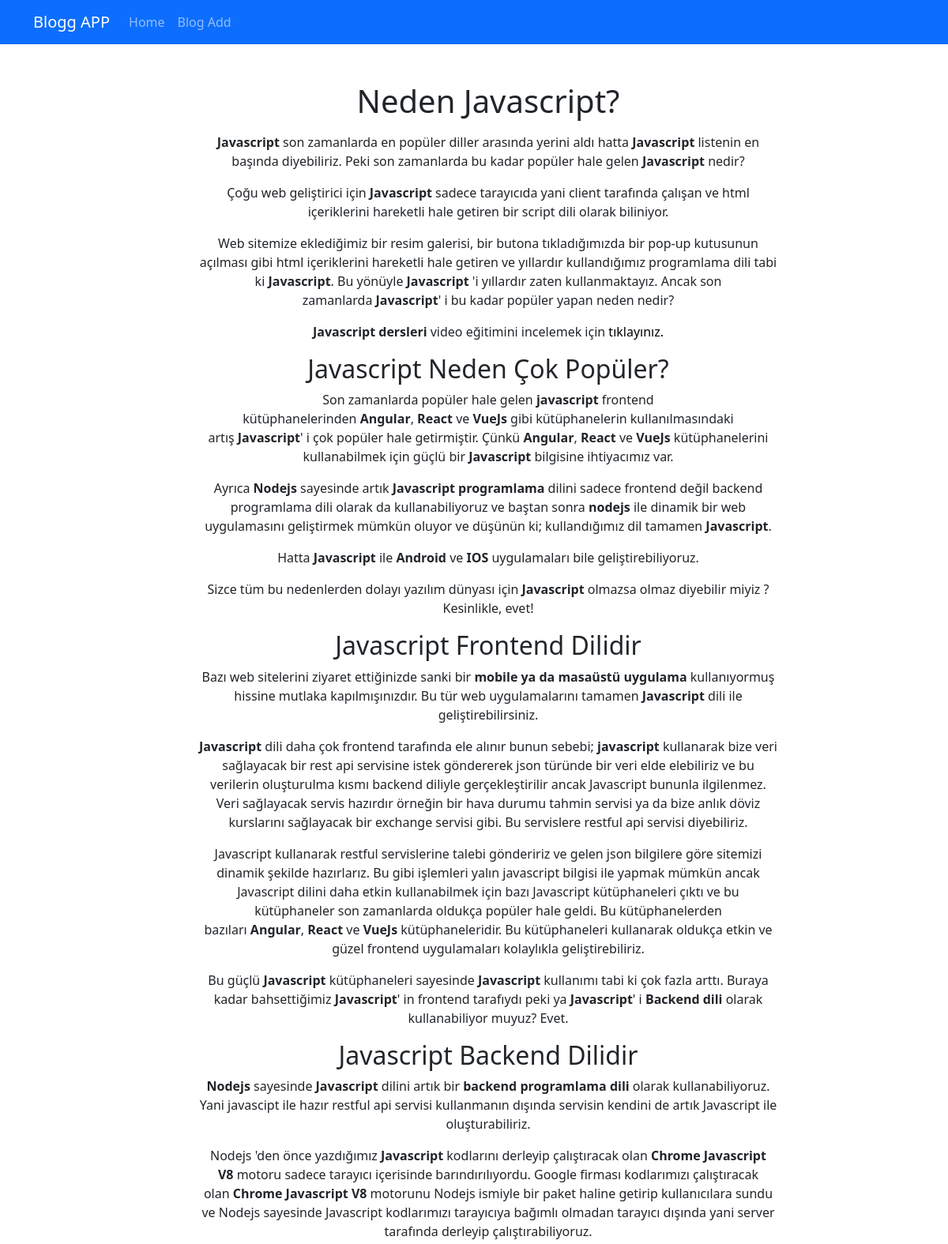
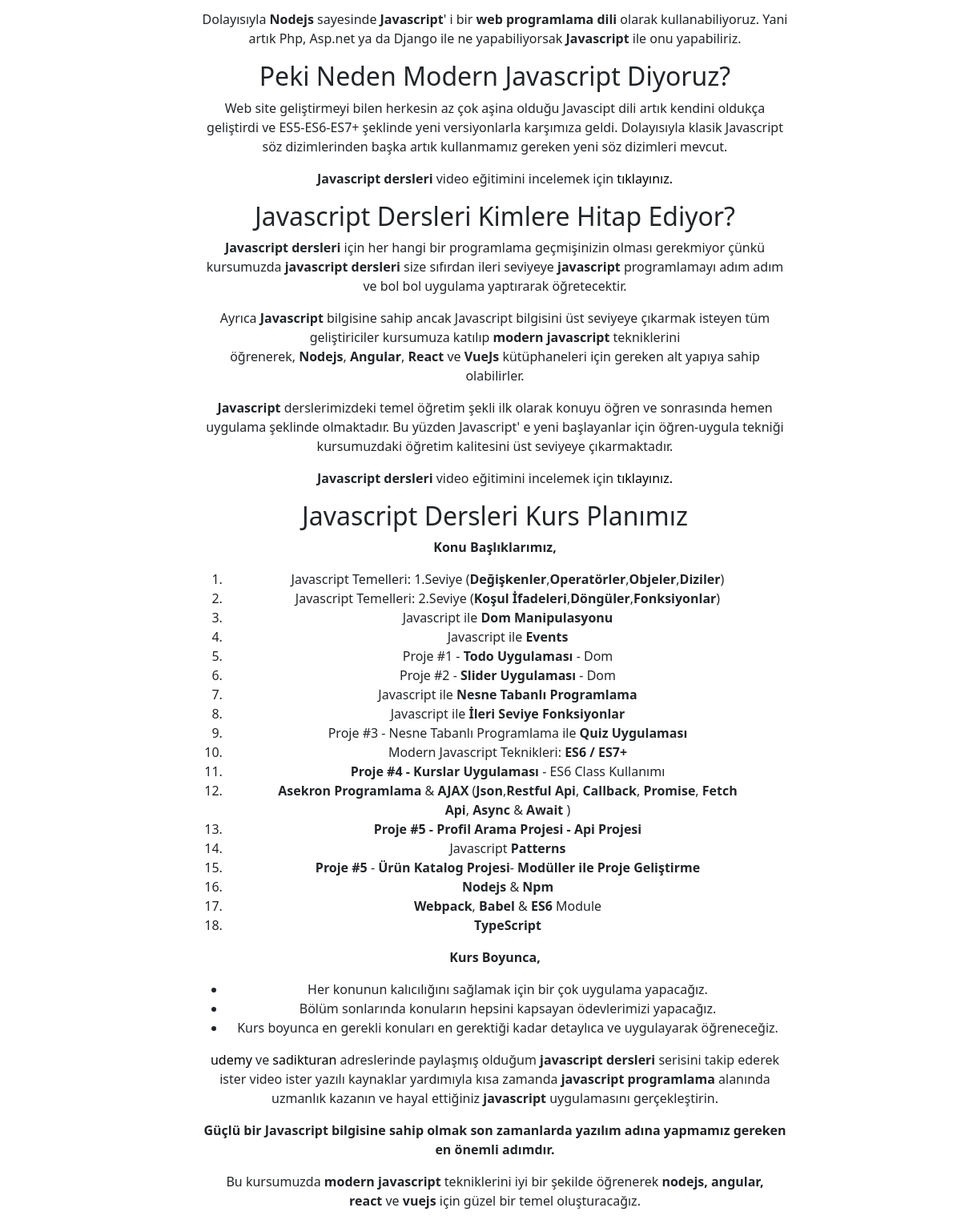
Page /blog/neden-javascript on the committed database (2 pictures, top to bottom).
### blog/models.py (models this page shows, shortened)
class Blog(models.Model):
    title = models.CharField(max_length=200)
    description = RichTextField()
    slug = models.SlugField(null=False,unique=True,db_index=True, blank=True, editable=False)

### blog/views.py (the view)
# urls.py: path("blog/<slug:slug>",views.blog_details,name="blog_details"),
def blog_details(request,slug):
    blog = Blog.objects.get(slug=slug)
    return render(request,"blog/blog_details.html",{
        "blog" : blog
    })

### blog/templates/blog/blog_details.html (shortened to what this page needs)
{% extends "base.html" %}
{% block content %}
    <div class="card-body text-center">
        <h1 class="card-title">
            {{blog.title}}
        </h1>
        <p class="class-text">
            {{blog.description|safe}}
        </p>
    </div>
{% endblock %}

### static/css/style.css (style rules this page uses)
a { text-decoration: none; color: #000; }

### rows in the picture
Blog: title "Neden Javascript?", description "Javascript son zamanlarda en popüler diller arasında yerini aldı hatta Javascript listenin en başında diyebiliriz. Peki son zamanlarda bu kadar popüler hale gelen Javascript nedir? Çoğu web geliştirici için Javascript sadece tarayıcıda yani client tarafında çalışan ve html içeriklerini hareketli hale getiren bir script dili olarak biliniyor. Web sitemize eklediğimiz bir resim galerisi, bir butona tıkladığımızda bir pop-up kutusunun açılması gibi html içeriklerini hareketli hale getiren ve yıllardır kullandığımız programlama dili tabi ki Javascript . Bu yönüyle Javascript 'i yıllardır zaten kullanmaktayız. Ancak son zamanlarda Javascript ' i bu kadar popüler yapan neden nedir? Javascript…"
